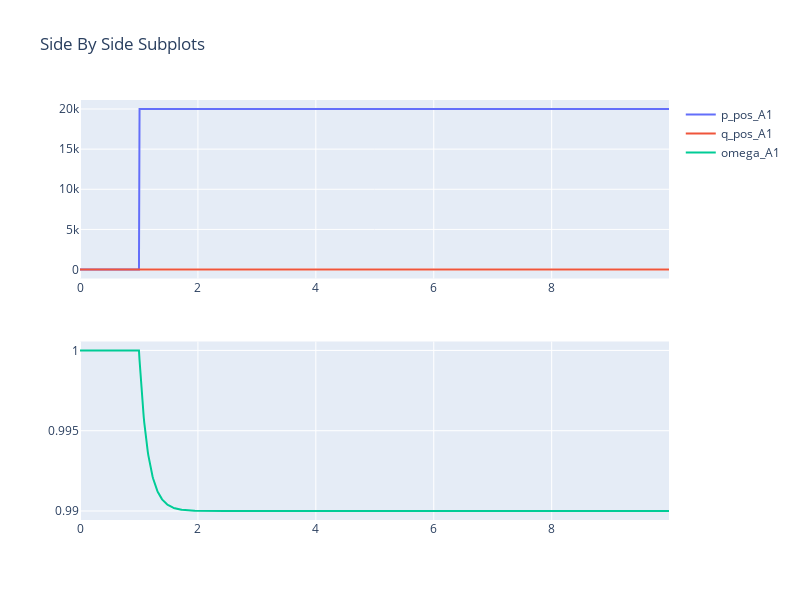

Source (notebook cell):
### Code cell
fig = make_subplots(rows=2, cols=1)

fig.add_trace(go.Scatter(x=model.Time, y=model.get_values('p_pos_A1'), mode='lines', name='p_pos_A1 '), row=1, col=1)
fig.add_trace(go.Scatter(x=model.Time, y=model.get_values('q_pos_A1'), mode='lines', name='q_pos_A1 '), row=1, col=1)

fig.add_trace(go.Scatter(x=model.Time, y=model.get_values('omega_A1'), mode='lines', name='omega_A1 '), row=2, col=1)

fig.update_layout(height=600, width=800, title_text="Side By Side Subplots")
fig.show()

### Figure 1 — Plotly figure (JSON) as saved in the notebook; plotly's stock layout.template omitted (floating-point values rounded to 4 significant figures; data arrays with more than 128 entries replaced by an {"elided": "..."} marker saying what was removed)
{"data": [{"mode": "lines", "name": "p_pos_A1 ", "type": "scatter", "x": {"elided": "1001 float values"}, "xaxis": "x", "y": {"elided": "1001 float values"}, "yaxis": "y"}, {"mode": "lines", "name": "q_pos_A1 ", "type": "scatter", "x": {"elided": "1001 float values"}, "xaxis": "x", "y": {"elided": "1001 float values"}, "yaxis": "y"}, {"mode": "lines", "name": "omega_A1 ", "type": "scatter", "x": {"elided": "1001 float values"}, "xaxis": "x2", "y": {"elided": "1001 float values"}, "yaxis": "y2"}], "layout": {"height": 600, "title": {"text": "Side By Side Subplots"}, "width": 800, "xaxis": {"anchor": "y", "domain": [0, 1]}, "xaxis2": {"anchor": "y2", "domain": [0, 1]}, "yaxis": {"anchor": "x", "domain": [0.575, 1]}, "yaxis2": {"anchor": "x2", "domain": [0, 0.425]}}}
